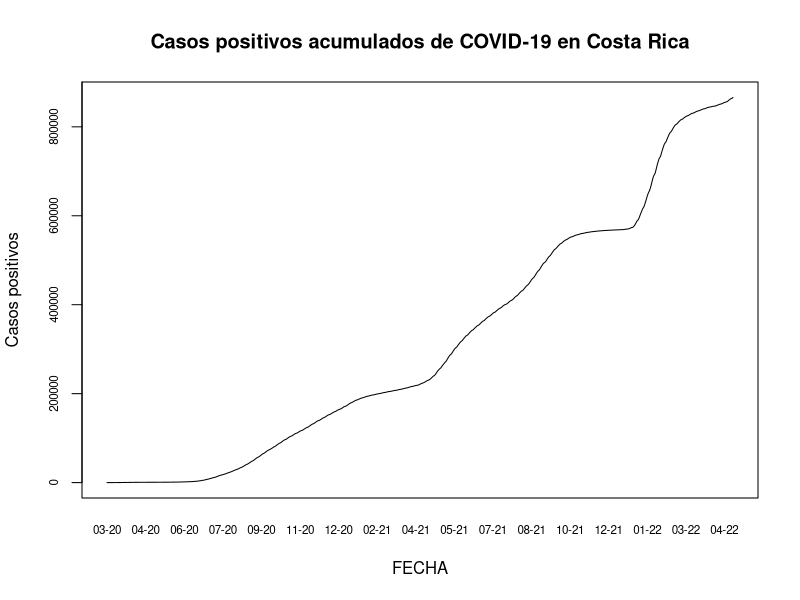
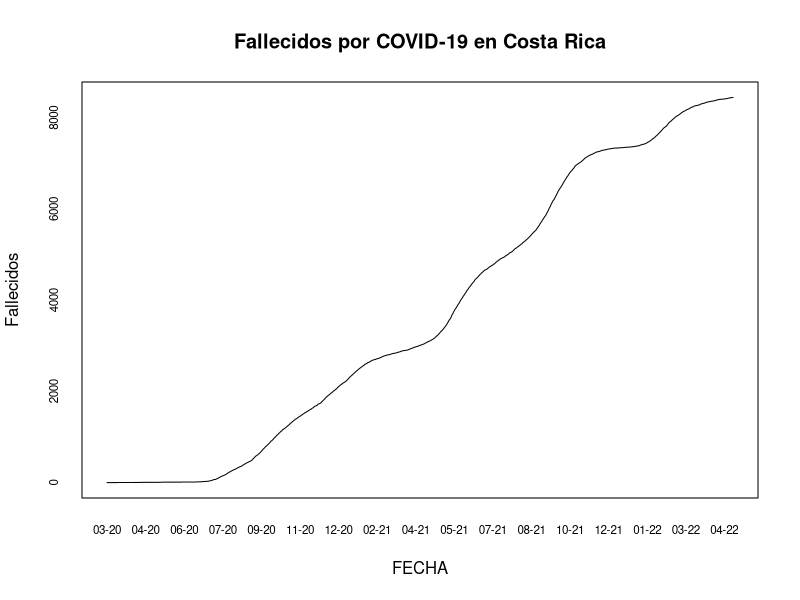
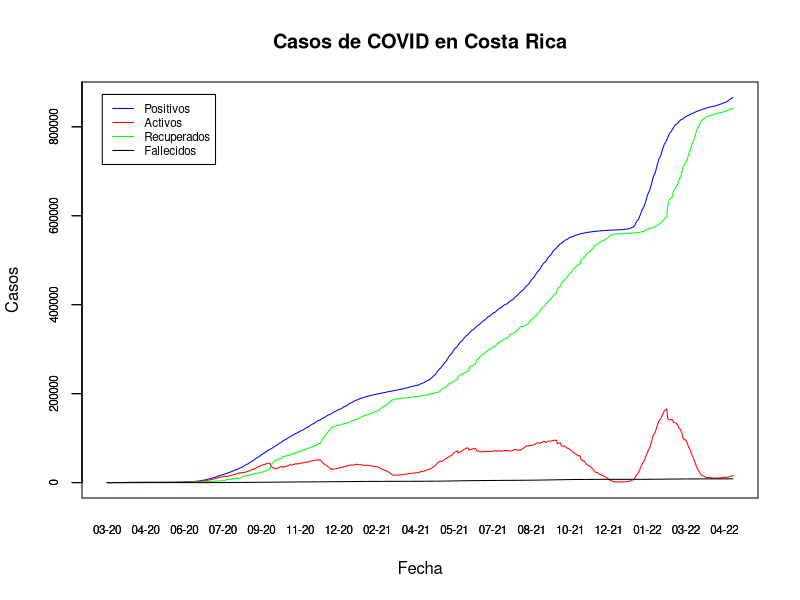

These charts were generated, in order, by the following R code:
## ---- chunk 1
knitr::opts_chunk$set(echo = T)
## ---- chunk 2
covid <- read.csv(file = "05_10_22_CSV_GENERAL.csv",sep = ";")
## ---- chunk 3
options(scipen = 7)
## ---- chunk 4
covid$FECHA <- as.Date(covid$FECHA, format = "%d/%m/%Y")
## ---- chunk 5
plot(x = covid$FECHA, y = covid$positivos, main = "Casos positivos acumulados de COVID-19 en Costa Rica", xlab = "FECHA", ylab = "Casos positivos", type = "l",   xaxt = "n",
  yaxt = "n" )

# Formato del eje X
axis(side = 1,
     covid$FECHA,
     tick = FALSE,
     format(covid$FECHA, "%m-%y"),
     cex.axis = .7
)

# Formato del eje Y
axis(
  side = 2,
  covid$positivos,
  labels = TRUE,  
  at = seq(0, 1000000, by = 200000),
  cex.axis = .7
)
## ---- chunk 6
plot(x = covid$FECHA, y = covid$fallecidos, main = "Fallecidos por COVID-19 en Costa Rica", xlab = "FECHA", ylab = "Fallecidos", type = "l",   xaxt = "n",
  yaxt = "n" )

# Formato del eje X
axis(side = 1,
     covid$FECHA,
     tick = FALSE,
     format(covid$FECHA, "%m-%y"),
     cex.axis = .7
)

# Formato del eje Y
axis(
  side = 2,
  covid$fallecidos,
  labels = TRUE,  
  at = seq(0, 10000, by = 2000),
  cex.axis = .7
)
## ---- chunk 7
# Gráfico de líneas de casos activos
plot(
  covid$FECHA,
  covid$positivos,
  type = "l",
  xaxt = "n",
  yaxt = "n",
  main = "Casos de COVID en Costa Rica",
  xlab = "Fecha",
  ylab = "Casos",
  col = "blue"
)
# Formato del eje X
axis(side = 1,
     covid$FECHA,
     tick = FALSE,
     format(covid$FECHA, "%m-%y"),
     cex.axis = .7
)

# Formato del eje Y
axis(
  side = 2,
  covid$positivos,
  labels = TRUE,  
  at = seq(0, 1000000, by = 200000),
  cex.axis = .7
)

# Casos activos
lines(covid$FECHA, covid$activos, col="red")

# Casos recuperados
lines(covid$FECHA, covid$RECUPERADOS, col="green")

# Casos fallecidos
lines(covid$FECHA, covid$fallecidos, col="black")

# Leyenda
legend(
  x = "topleft",
  inset = 0.03,
  legend = c("Positivos", "Activos", "Recuperados", "Fallecidos"),
  col = c("blue", "red", "green", "black"),
  lty = 1,
  cex = 0.7)

# Formato del eje X
axis(side = 1,
     covid$FECHA,
     tick = FALSE,
     format(covid$FECHA, "%m-%y"),
     cex.axis = .7)

# Formato del eje Y
axis(
  side = 2,
  covid$positivos,
  labels = TRUE,  
  at = seq(0, 1000000, by = 200000),
  cex.axis = .7
)

